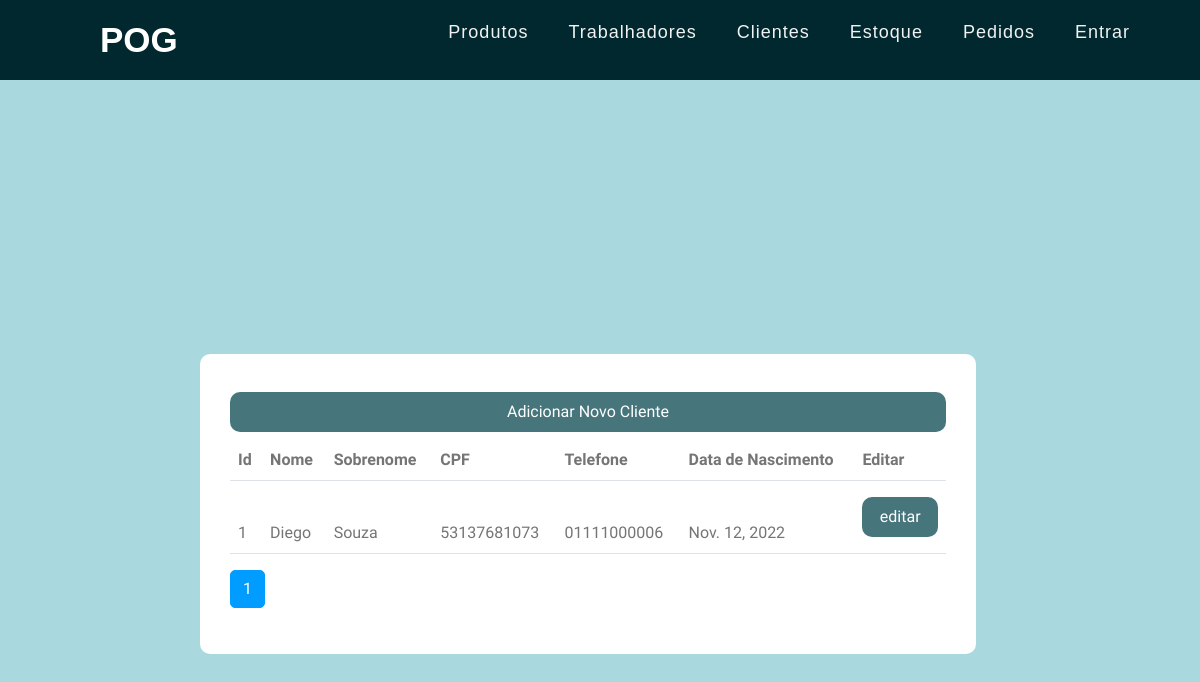
/customer/ListCustomer, run on the app's committed database.
### customer/models.py (models this page shows)
class Customer(models.Model):
    nome = models.CharField(max_length=200)
    last_name = models.CharField(max_length=100)
    cpf = models.CharField(max_length=11)
    PhoneNumber = models.CharField(max_length=13)
    Dt_Nascimento = models.DateField()
    data_registro = models.DateTimeField(auto_now_add=True,null=True)

### customer/views.py (the view)
# urls.py: path('ListCustomer',views.ListCustomer,name='ListCustomer'),
def ListCustomer(request):
    customers = Customer.objects.all()
    paginator = Paginator(customers,5)
    page = request.GET.get("cliente")
    customers = paginator.get_page(page)
    return render(request,'customer/ListCustomer.html', {'customers':customers})

### customer/templates/customer/ListCustomer.html (shortened to what this page needs)
{%extends 'base.html'%}
{%block 'conteudo'%}
<main class="login-form">
    <div>
        <div class="row justify-content-center Pcontainer">
            <div class="col-md-8">
                <div class="box" style="width: auto">
                    <a  href="/customer/AddCustomer"><button class="buttonC" >Adicionar Novo Cliente</button> </a>
                    <table class="table table-hover">
                        <thead>
                            <th scope="col">Id</td>
                            <th scope="col">Nome</td>
                            <th scope="col">Sobrenome</td>
                            <th scope="col">CPF</td>
                            <th scope="col">Telefone</td>
                            <th scope="col">Data de Nascimento</td>
                            <th scope="col">Editar</td>
                            {% for Customer in customers %}
                            <tr>
                                <td scope="row">{{Customer.id}}</td>
                                <td>{{Customer.nome}}</td>
                                <td>{{Customer.last_name}}</td>
                                <td>{{Customer.cpf}}</td>
                                <td>{{Customer.PhoneNumber}}</td>
                                <td>{{Customer.Dt_Nascimento}}</td>
                                <td><a href="EditCustomer/{{ Customer.id }}"><button   class="buttonC">editar</button></td></a>
                            </tr>
                            {% endfor %}
                        </thead>
                    </table>
                    <nav aria-label="Navegação de página exemplo">
                        <ul class="pagination">
                            {% for pagina in customers.paginator.page_range %}
                                {% if  customers.number == pagina %}
                                <li class="page-item active">
                                    <a class="page-link" href="?cliente={{pagina}}">{{pagina}}</a>
                                </li>
                                {% else %}
                                <li class="page-item">
                                    <a class="page-link" href="?cliente={{pagina}}">{{pagina}}</a>
                                </li>
                                {%endif%}
                            {% endfor %}
                        </ul>
                      </nav>
                </div>
            </div>
        </div>
    </div>
    </div>
{%endblock%}

### data on the page
Customer: id "1", nome "Diego", last_name "Souza", cpf "53137681073", PhoneNumber "01111000006", Dt_Nascimento "Nov. 12, 2022"

### other printed values
{{ pagina }} "1"
